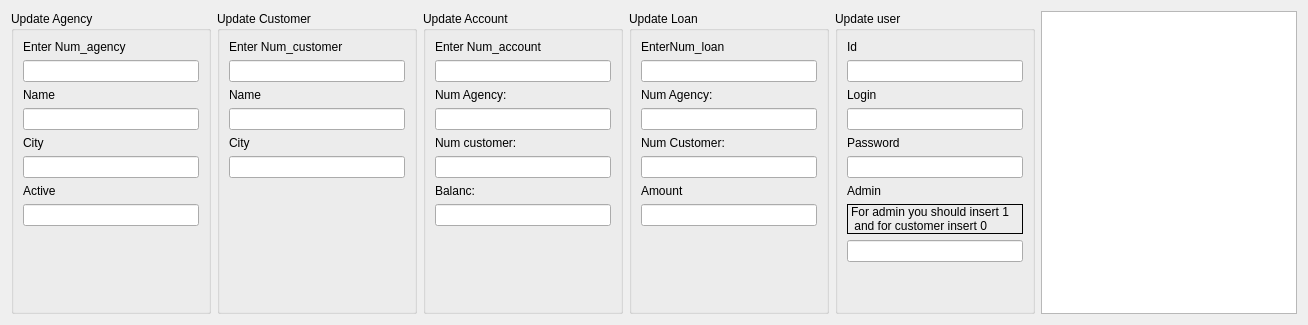
             <widget class="QWidget" name="tab_4">
              <attribute name="title">
               <string>Update</string>
              </attribute>
              <layout class="QHBoxLayout" name="horizontalLayout_6">
               <item>
                <widget class="QGroupBox" name="gp_update_agenacy">
                 <property name="minimumSize">
                  <size>
                   <width>200</width>
                   <height>0</height>
                  </size>
                 </property>
                 <property name="maximumSize">
                  <size>
                   <width>200</width>
                   <height>16777215</height>
                  </size>
                 </property>
                 <property name="title">
                  <string>Update Agency</string>
                 </property>
                 <layout class="QVBoxLayout" name="verticalLayout_4">
                  <item>
                   <widget class="QLabel" name="label_4">
                    <property name="text">
                     <string>Enter Num_agency</string>
                    </property>
                   </widget>
                  </item>
                  <item>
                   <widget class="QLineEdit" name="et_update_agency"/>
                  </item>
                  <item>
                   <widget class="QLabel" name="label_2">
                    <property name="text">
                     <string>Name</string>
                    </property>
                   </widget>
                  </item>
                  <item>
                   <widget class="QLineEdit" name="et_update_agency_name"/>
                  </item>
                  <item>
                   <widget class="QLabel" name="label_23">
                    <property name="text">
                     <string>City</string>
                    </property>
                   </widget>
                  </item>
                  <item>
                   <widget class="QLineEdit" name="et_update_agency_city"/>
                  </item>
                  <item>
                   <widget class="QLabel" name="label_24">
                    <property name="text">
                     <string>Active</string>
                    </property>
                   </widget>
                  </item>
                  <item>
                   <widget class="QLineEdit" name="et_update_agency_active"/>
                  </item>
                  <item>
                   <spacer name="verticalSpacer_6">
                    <property name="orientation">
                     <enum>Qt::Vertical</enum>
                    </property>
                    <property name="sizeHint" stdset="0">
                     <size>
                      <width>20</width>
                      <height>40</height>
                     </size>
                    </property>
                   </spacer>
                  </item>
                 </layout>
                </widget>
               </item>
               <item>
                <widget class="QGroupBox" name="gp_update_customer">
                 <property name="minimumSize">
                  <size>
                   <width>200</width>
                   <height>0</height>
                  </size>
                 </property>
                 <property name="maximumSize">
                  <size>
                   <width>200</width>
                   <height>16777215</height>
                  </size>
                 </property>
                 <property name="title">
                  <string>Update Customer</string>
                 </property>
                 <layout class="QVBoxLayout" name="verticalLayout_9">
                  <item>
                   <widget class="QLabel" name="label_17">
                    <property name="text">
                     <string>Enter Num_customer</string>
                    </property>
                   </widget>
                  </item>
                  <item>
                   <widget class="QLineEdit" name="et_update_customer"/>
                  </item>
                  <item>
                   <widget class="QLabel" name="label_25">
                    <property name="text">
                     <string>Name</string>
                    </property>
                   </widget>
                  </item>
                  <item>
                   <widget class="QLineEdit" name="et_update_customer_name"/>
                  </item>
                  <item>
                   <widget class="QLabel" name="label_26">
                    <property name="text">
                     <string>City</string>
                    </property>
                   </widget>
                  </item>
                  <item>
                   <widget class="QLineEdit" name="et_update_customer_city"/>
                  </item>
                  <item>
                   <spacer name="verticalSpacer_8">
                    <property name="orientation">
                     <enum>Qt::Vertical</enum>
                    </property>
                    <property name="sizeHint" stdset="0">
                     <size>
                      <width>20</width>
                      <height>40</height>
                     </size>
                    </property>
                   </spacer>
                  </item>
                 </layout>
                </widget>
               </item>
               <item>
                <widget class="QGroupBox" name="gp_update_account">
                 <property name="minimumSize">
                  <size>
                   <width>200</width>
                   <height>0</height>
                  </size>
                 </property>
                 <property name="maximumSize">
                  <size>
                   <width>200</width>
                   <height>16777215</height>
                  </size>
                 </property>
                 <property name="title">
                  <string>Update Account</string>
                 </property>
                 <layout class="QVBoxLayout" name="verticalLayout_10">
                  <item>
                   <widget class="QLabel" name="label_18">
                    <property name="text">
                     <string>Enter Num_account</string>
                    </property>
                   </widget>
                  </item>
                  <item>
                   <widget class="QLineEdit" name="et_update_account"/>
                  </item>
                  <item>
                   <widget class="QLabel" name="label_27">
                    <property name="text">
                     <string>Num Agency:</string>
                    </property>
                   </widget>
                  </item>
                  <item>
                   <widget class="QLineEdit" name="et_update_account_agency"/>
                  </item>
                  <item>
                   <widget class="QLabel" name="label_28">
                    <property name="text">
                     <string>Num customer:</string>
                    </property>
                   </widget>
                  </item>
                  <item>
                   <widget class="QLineEdit" name="et_update_account_customer"/>
                  </item>
                  <item>
                   <widget class="QLabel" name="label_29">
                    <property name="text">
                     <string>Balanc:</string>
                    </property>
                   </widget>
                  </item>
                  <item>
                   <widget class="QLineEdit" name="et_update_account_balanc"/>
                  </item>
                  <item>
                   <spacer name="verticalSpacer_9">
                    <property name="orientation">
                     <enum>Qt::Vertical</enum>
                    </property>
                    <property name="sizeHint" stdset="0">
                     <size>
                      <width>20</width>
                      <height>40</height>
                     </size>
                    </property>
                   </spacer>
                  </item>
                 </layout>
                </widget>
               </item>
               <item>
                <widget class="QGroupBox" name="gp_update_loan">
                 <property name="minimumSize">
                  <size>
                   <width>200</width>
                   <height>0</height>
                  </size>
                 </property>
                 <property name="maximumSize">
                  <size>
                   <width>200</width>
                   <height>16777215</height>
                  </size>
                 </property>
                 <property name="title">
                  <string>Update Loan</string>
                 </property>
                 <layout class="QVBoxLayout" name="verticalLayout_11">
                  <item>
                   <widget class="QLabel" name="label_19">
                    <property name="text">
                     <string>EnterNum_loan</string>
                    </property>
                   </widget>
                  </item>
                  <item>
                   <widget class="QLineEdit" name="et_update_loan"/>
                  </item>
                  <item>
                   <widget class="QLabel" name="label_30">
                    <property name="text">
                     <string>Num Agency:</string>
                    </property>
                   </widget>
                  </item>
                  <item>
                   <widget class="QLineEdit" name="et_update_loan_agency"/>
                  </item>
                  <item>
                   <widget class="QLabel" name="label_31">
                    <property name="text">
                     <string>Num Customer:</string>
                    </property>
                   </widget>
                  </item>
                  <item>
                   <widget class="QLineEdit" name="et_update_loan_customer"/>
                  </item>
                  <item>
                   <widget class="QLabel" name="label_32">
                    <property name="text">
                     <string>Amount</string>
                    </property>
                   </widget>
                  </item>
                  <item>
                   <widget class="QLineEdit" name="et_update_loan_amount"/>
                  </item>
                  <item>
                   <spacer name="verticalSpacer_10">
                    <property name="orientation">
                     <enum>Qt::Vertical</enum>
                    </property>
                    <property name="sizeHint" stdset="0">
                     <size>
                      <width>20</width>
                      <height>40</height>
                     </size>
                    </property>
                   </spacer>
                  </item>
                 </layout>
                </widget>
               </item>
               <item>
                <widget class="QGroupBox" name="gp_update_user">
                 <property name="minimumSize">
                  <size>
                   <width>200</width>
                   <height>0</height>
                  </size>
                 </property>
                 <property name="maximumSize">
                  <size>
                   <width>200</width>
                   <height>16777215</height>
                  </size>
                 </property>
                 <property name="title">
                  <string>Update user</string>
                 </property>
                 <layout class="QVBoxLayout" name="verticalLayout_17">
                  <item>
                   <widget class="QLabel" name="label_44">
                    <property name="text">
                     <string>Id</string>
                    </property>
                   </widget>
                  </item>
                  <item>
                   <widget class="QLineEdit" name="et_update_user_Id"/>
                  </item>
                  <item>
                   <widget class="QLabel" name="label_40">
                    <property name="text">
                     <string>Login</string>
                    </property>
                   </widget>
                  </item>
                  <item>
                   <widget class="QLineEdit" name="et_update_user_login"/>
                  </item>
                  <item>
                   <widget class="QLabel" name="label_41">
                    <property name="text">
                     <string>Password</string>
                    </property>
                   </widget>
                  </item>
                  <item>
                   <widget class="QLineEdit" name="et_update_user_pass"/>
                  </item>
                  <item>
                   <widget class="QLabel" name="label_42">
                    <property name="text">
                     <string>Admin</string>
                    </property>
                   </widget>
                  </item>
                  <item>
                   <widget class="QLabel" name="label_43">
                    <property name="frameShape">
                     <enum>QFrame::Box</enum>
                    </property>
                    <property name="text">
                     <string>For admin you should insert 1 
 and for customer insert 0</string>
                    </property>
                   </widget>
                  </item>
                  <item>
                   <widget class="QLineEdit" name="et_update_user_admin"/>
                  </item>
                  <item>
                   <spacer name="verticalSpacer_17">
                    <property name="orientation">
                     <enum>Qt::Vertical</enum>
                    </property>
                    <property name="sizeHint" stdset="0">
                     <size>
                      <width>20</width>
                      <height>40</height>
                     </size>
                    </property>
                   </spacer>
                  </item>
                 </layout>
                </widget>
               </item>
               <item>
                <widget class="QTextBrowser" name="txt_update">
                 <property name="font">
                  <font>
                   <pointsize>11</pointsize>
                  </font>
                 </property>
                </widget>
               </item>
              </layout>
             </widget>
